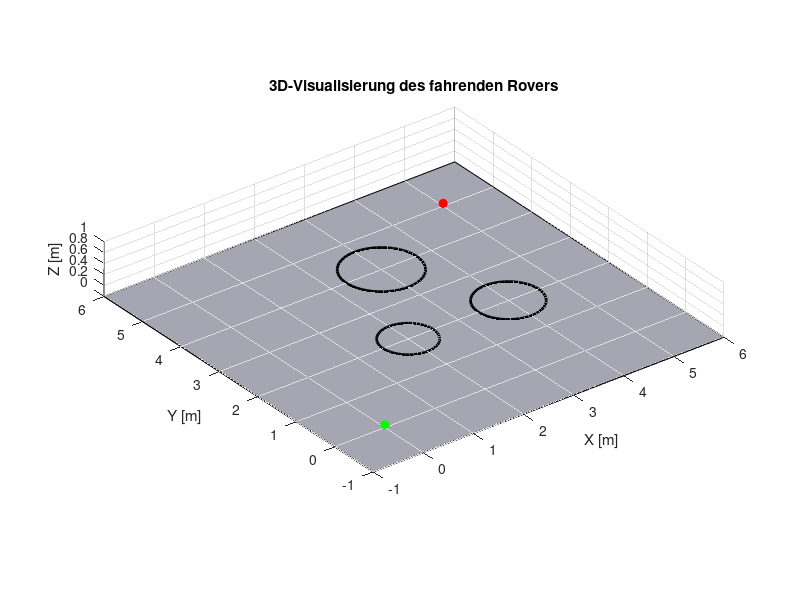

MATLAB code to generate this figure: (Note: this script raises an error after producing the figure.)
%% Initialisierung der Rover-Parameter
% Geometrische Parameter des Rovers
roverl = 0.4;          % Länge [m]
roverb = 0.2;          % Breite [m]
roverh = 0.2;          % Höhe [m]

rover_radr = 0.05;     % Radradius [Rad1-4 selber Radradius] 

% Start- und Zielpunkt
sp = [0, 0];
zp = [5, 5];

% Hindernisse als Kreise [x y radius]
hindernisse = [
    2, 2, 0.5;      % lineares Beispiel mit 0, 2, 0.5
    3, 4, 0.7;
    4, 2, 0.6];

%% 3D-Visualisierung der Umgebung
% clear; close all; clc;
figure(1); axis equal; grid on;                                            
xlabel('X [m]'); ylabel('Y [m]'); zlabel('Z [m]');  % Achsen beschriften
xlim([-1 6]); ylim([-1 6]); zlim([0 1]);            % x-&, y-Achse von -1 bis 6; z setzt die Höhe von 0 bis 1 
view(45, 30);                                       % 3D-Perspektive (45 Grad um z-Achse & 30 Grad über xy Ebene)
hold on;                                            % hält aktuellen Plot, damit man mehrere Elemente hinzufügen kann
title('3D-Visualisierung des fahrenden Rovers');
x_boden = [-1 6 6 -1];
y_boden = [-1 -1 6 6];
z_boden = [0 0 0 0];
boden = fill3(x_boden, y_boden, z_boden, [0.65 0.65 0.7]);  % RGB für Grün

%% --- Start- & Zielpunkt ---
% Startpunkt (grün, Marker 'o', Größe 10)
startp = plot3(sp(1), sp(2), 0.05, 'go', 'MarkerSize', 6, 'MarkerFaceColor', 'g'); % zeichnet 3D-Raum z=0.05 "Leicht über Boden"

% Zielpunkt (rot, Marker 'o', Größe 10)
zielp = plot3(zp(1), zp(2), 0.05, 'ro', 'MarkerSize', 6, 'MarkerFaceColor', 'r');

%% --- Hindernisse ---
% Parameter für die Kreise
alpha = linspace(0, 2*pi, 50); % Winkel für den Kreis von 0 bis 2pi
hold on;

for i = 1:size(hindernisse,1) % Schleife über alle Hindernisse; size gibt Anzahl der Zeilen zurück
    xh = hindernisse(i,1);
    yh = hindernisse(i,2);
    r = hindernisse(i,3);
    z = 0; % alle auf Boden
    hold on;
    plot3(xh + r*cos(alpha), yh + r*sin(alpha), z*ones(size(alpha)), 'k', 'LineWidth', 2);
end

% Dummy-Plot für Legende der Hindernisse (ein einzelner schwarzer Kreisrand)
hindernis = plot3(NaN, NaN, NaN, 'k', 'LineWidth', 2);

%% --- Pfad ---
[x_pfad, y_pfad] = pfadplaner(sp, zp, hindernisse);

% Pfad anzeigen im vorhandenen Plot (Ebene etc. ist schon da)
pfad = plot3(x_pfad, y_pfad, 0.05 * ones(size(x_pfad)), 'b-', 'LineWidth', 2);  % leicht über Bodenhöhe

%% --- Legende ---
legend([boden, startp, zielp, hindernis, pfad], ...
       {'Boden', 'Start', 'Ziel', 'Hindernisse', 'Pfad'}, ...
       'Location', 'northeastoutside');
